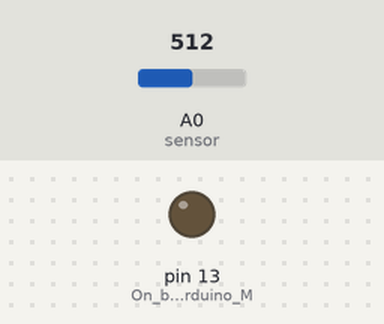
Recording of a sketch running on a simulated Arduino Uno, built with avr-gcc and run on an emulated ATmega328P. Parts: output pins drawn as LEDs (lit = HIGH). Inputs (shaded band) come from the test bench; at power-on: A0 (sensor) = 512.

Above: at 1.8 s.
1.9 s: A0 (sensor) set to 484
At 2.8 s:
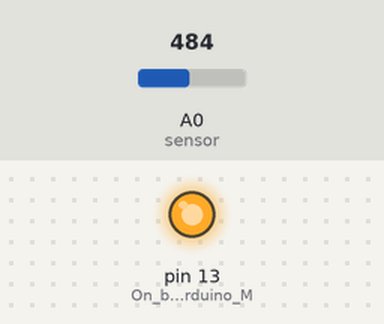
3.5 s: A0 (sensor) set to 510
At 4.3 s:
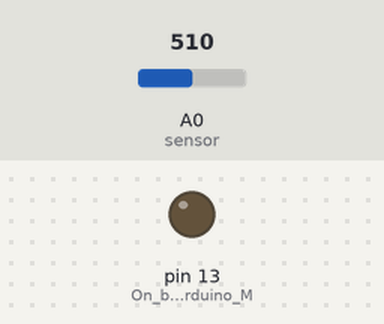
5.5 s: A0 (sensor) set to 490
At 7.1 s:
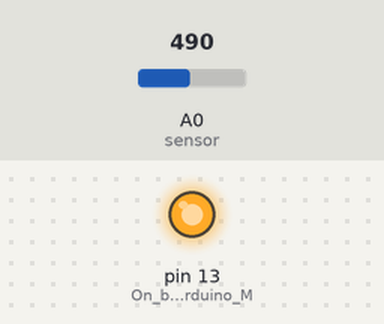
Timing chart, 0 to 8.6 s (numbered marks = the images above; inputs shaded):
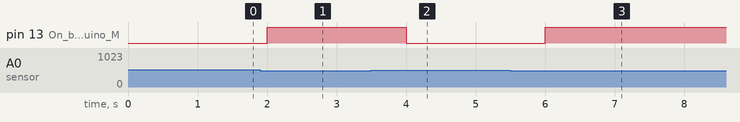

Measured:
- the behaviour switches between 500 and 499 on A0 (sensor) (found by bisection; images 0 and 1)
- after the input at 1.9 s, pin 13 (On_board_LED_in_Arduino_M): LOW → HIGH after 0.10 s
- after the input at 3.5 s, pin 13 (On_board_LED_in_Arduino_M): HIGH → LOW after 0.50 s
- after the input at 5.5 s, pin 13 (On_board_LED_in_Arduino_M): LOW → HIGH after 0.50 s

The sketch:

simple_photoresistor.ino
```cpp
/* A simple example that will blink and LED when your hand is over
   the photoresistor. See circuit on page 71 of the Arduino Projects
   book for the circuit. It's effectively a photo resistor and 10k Ohm
   resistor connected from 5V to A0 of the Arduino
 */
#define thresh 600 // If our analogRead is less than this we will blink

void setup() {
  pinMode(LED_BUILTIN,OUTPUT); // On board LED in Arduino Micro is 13
}

void loop() {
  int sensorValue = analogRead(A0); // read the voltage from the sensor on A0
  Serial.println(sensorValue,DEC);  // print the value
  digitalWrite(LED_BUILTIN,sensorValue<500); // Light LED if sensorValue is under thresh, else dark
  delay(1000); // sleep for 1 second
}
```
